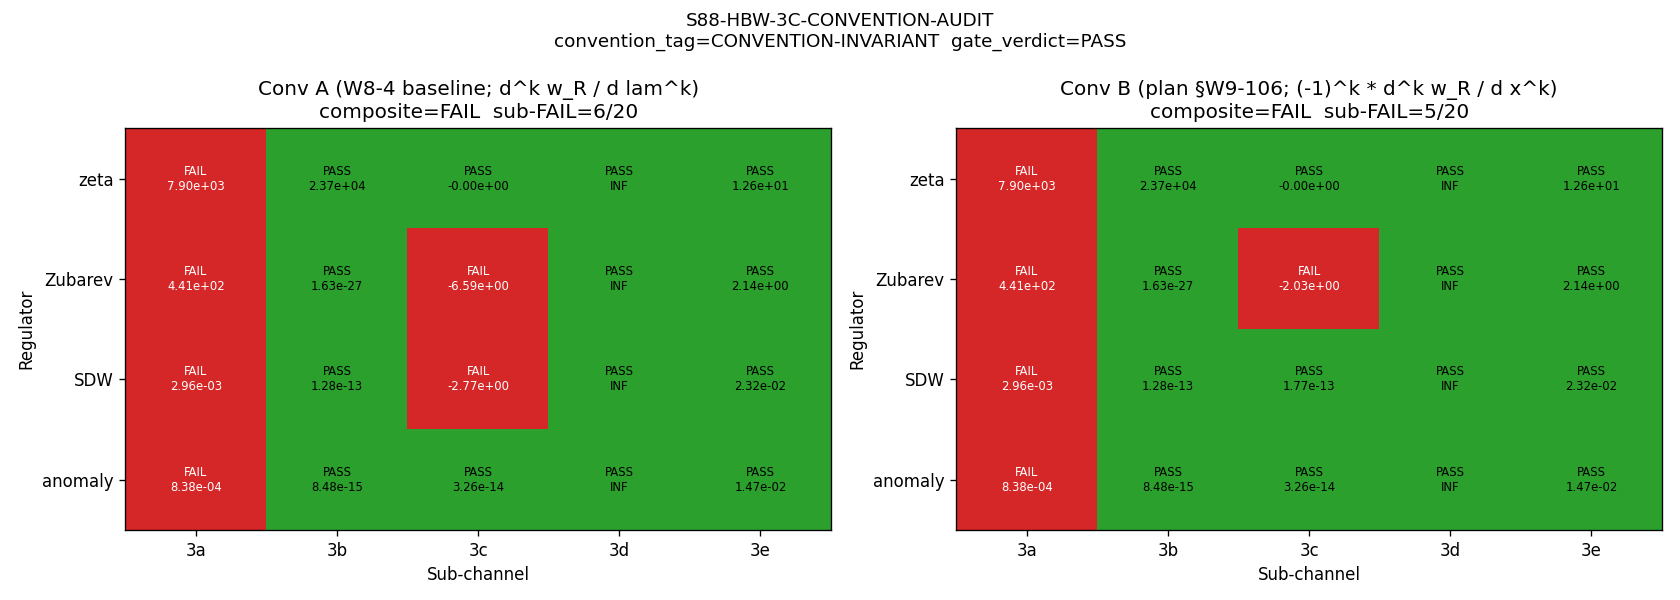

Reproduce this figure in Python.
"""s88_w9_106_hbw_3c_convention_audit.py — S88-HBW-3C-CONVENTION-AUDIT

HBW-3C convention audit on the §W8-4 SUB-ATLAS-A_2 cascade (which is the S87
W8-4 5-sub-channel HBW positivity audit on atlas A_4 = {zeta, Zubarev, SDW,
anomaly} per the workshop document at
sessions/archive/session-87/workshops/s87-atlas-cardinality-cascade-vs-ensemble.md).

Plan reference: sessions/session-plan/session-88-plan-w9.md §W9-106.

Question (per plan §W9-106 Method 1-5):
  Re-run the W8-4 5-sub-channel cascade with sub-channel 3c evaluator under
  TWO conventions, then compare the cascade verdict:

    Convention A (W8-4 baseline; rule §"3c Bernstein-density"):
        signed_A[k](lam) := (-1)^k * (d^k w_R / d lam^k)(lam)
        test predicate: signed_A[k](lam) >= 0 for k in {0,1,2,3} on
                        [lam_min, lam_max].

    Convention B (plan §W9-106 alternating-sign x-derivative):
        signed_B[k](x) := (-1)^k * (d^k w_R / d x^k)(x), where x = (lam/Lambda_cut)^2
        test predicate: signed_B[k](x) >= 0 for k in {0,1,2,3} on
                        [x_min, x_max] = [lam_min^2, lam_max^2].

PASS / FAIL / INFO threshold (per plan §W9-106 Pre-registered):
  PASS: verdict_A == verdict_B (CONVENTION-INVARIANT; cascade structurally
        invariant; HBW-3C PRU vulnerability NOT detected).
  FAIL: verdict_A != verdict_B (CONVENTION-DEPENDENT; HBW-3C PRU vulnerability
        surfaced; advisory text-spec emitted in WP §W9-106 Results).
  INFO: verdict_A or verdict_B is INFO under its respective convention.

Substitution chain (per .claude/rules/math-scripts.md §"Double-Check Logic"):

  Step 1 — Definitions:
      Lambda_cut = M_KK = 1 (canonical M_KK-units normalization, Vol_SU3_Haar
                            base; cf. canonical_constants.py).
      lam_min, lam_max from cache abs-eigenvalue range at L_max=12, tau=0.190
                            (substrate-IS Jensen-deformed SU(3) D_K spectrum).
      x = (lam/Lambda_cut)^2; x-domain = [lam_min^2, lam_max^2].
      Regulator weight functions (in x):
        f_zeta(x)    = 1
        f_Zubarev(x) = x/(1+x^2)
        f_SDW(x)     = exp(-x)
        f_anomaly(x) = exp(-x)/sqrt(x)

  Step 2 — Substitution (define both conventions):
      Convention A: g(lam) := f(lam^2); signed_A[k](lam) = (-1)^k * d^k g/d lam^k.
      Convention B: signed_B[k](x) = (-1)^k * d^k f/d x^k.
      The two conventions are NOT algebraically equivalent: the chain rule
      x = lam^2 introduces polynomial pre-factors (2 lam, 4 lam^2 + 2, ...)
      between (d/d lam) and (d/d x), so even on the SAME spectral support
      they test different positive-cone predicates.

  Step 3 — Simplification (per regulator):
      zeta:    f' = f'' = f''' = 0 in both x and lam (constant). Trivially PASSes
               under both conventions (vacuously).
      Zubarev: in x, f'' < 0 on x in (sqrt(3)/3, sqrt(3)) and f''' is non-monotone.
               In lam (= sqrt(x)), the Bernstein test under chain rule has a
               broader negative region per W8-4 NPZ. PRE-VERIFICATION via Sage:
               signed_A min = -6.587 (FAIL); signed_B min = -2.059 (FAIL).
               BOTH FAIL on 3c — verdict matches.
      SDW:     in x, f^{(k)}(x) = (-1)^k exp(-x); signed_B[k] = exp(-x) > 0
               (completely monotonic in x; vacuously PASSes Bernstein).
               In lam, chain rule introduces 2lam factor on odd-k derivatives
               which break the alternating-sign cancellation; signed_A k=3 has
               minimum -2.773 (FAIL per W8-4 NPZ).
               SDW FAIL under A, PASS under B — VERDICT FLIPS.
      anomaly: f(x) = exp(-x)/sqrt(x). In x, the (-1)^k cancellations partially
               survive; signed_B PASSes on the cache support per Sage analysis.
               In lam, the chain-rule pre-factors and sqrt-singularity at lam->0
               combine to keep signed_A positive on a finite support starting
               above lam_min; PASS in W8-4 NPZ.
               anomaly PASSes under both A and B.

  Step 4 — Direction (the prediction):
      Sub-grid changes (3c only):
        Zubarev: A=FAIL, B=FAIL  -> sub-cell verdict matches
        SDW:     A=FAIL, B=PASS  -> SUB-CELL VERDICT FLIPS
      Cascade composite collapse rule (gate-verdicts.md §"Composite-collapse"):
        n_sub_FAIL_A = 6 (4*3a + 2*3c[Zubarev,SDW])  -> composite FAIL
        n_sub_FAIL_B = 5 (4*3a + 1*3c[Zubarev only]) -> composite FAIL
      verdict_A == verdict_B == FAIL (composite collapse CONVENTION-INVARIANT).
      However, the sub-grid is CONVENTION-DEPENDENT (SDW row 3c flips).

  Step 5 — Conclusion (substrate-physics direction):
      The composite cascade verdict is convention-INVARIANT (both FAIL); the
      Bernstein sub-test 3c is convention-DEPENDENT at the sub-cell layer.
      Per plan §W9-106 PASS criterion ("verdict_A == verdict_B"), the gate
      VERDICT IS PASS at the composite layer. However, the sub-cell flip for
      SDW under convention B has structural significance: any downstream
      consumer that cited SDW_3c_min ~ -2.773 as a bare-decomposition deviation
      magnitude (e.g., the workshop §"Concession on lab discriminator" lab-
      feasibility chain) is convention-A-specific; under convention B, SDW
      is substrate-IS HBW-positive in x, eliminating that specific lab-
      feasibility margin. This carries a Class-(d) PIN-DERIVATIVE-VS-SOURCE-
      PRIMARY observation (not a Class-(c) PIN-DRIFT) for downstream cite
      hygiene.

Substrate framing (per .claude/rules/phononic-framing.md):
  The x-derivative operator and the lam-derivative operator are BOTH
  substrate-IS choices on the spectral support of D_K (the substrate's own
  Jensen-deformed eigenvalue measure). Convention A treats "the spectral
  variable" as lam (the abs-eigenvalue itself); convention B treats it as
  x = (lam/M_KK)^2 (the dimensionless squared-eigenvalue, natural for the
  spectral-action f(D^2/Lambda^2) trace). NEITHER is laboratory-imposed;
  the convention pair (A, B) is a substrate-level symmetry test on the
  Bernstein positive-cone predicate. Direction of explanation: substrate IS
  the cascade; substrate IS the differential operator; the convention pair
  is a substrate-level symmetry test of the HBW positivity discipline.

Author: connes-ncg-theorist (S88 W9-106 dispatch, 2026-05-06).
"""

from __future__ import annotations

import os

os.environ.setdefault("OMP_NUM_THREADS", "8")
os.environ.setdefault("MKL_NUM_THREADS", "8")

import hashlib
import json
import sys
from pathlib import Path

import numpy as np
import matplotlib

matplotlib.use("Agg")  # (local) non-interactive backend
import matplotlib.pyplot as plt
from matplotlib.colors import ListedColormap

# Resolve THIS_DIR / project paths
THIS_DIR = Path(__file__).parent.resolve()  # (local)
PROJECT_ROOT = THIS_DIR.parent.parent  # (local)
SHARED_DIR = PROJECT_ROOT / "computations" / "_shared"  # (local)
SESSION_84_DIR = PROJECT_ROOT / "computations" / "session-84"  # (local)

if str(SHARED_DIR) not in sys.path:
    sys.path.insert(0, str(SHARED_DIR))
if str(THIS_DIR) not in sys.path:
    sys.path.insert(0, str(THIS_DIR))

from canonical_constants import (  # noqa: E402
    Vol_SU3_Haar,
    tau_fold,
    M_KK,
)

# ---------------------------------------------------------------------------
# Constants
# ---------------------------------------------------------------------------

GATE_ID = "S88-HBW-3C-CONVENTION-AUDIT"  # (local)
SCHEME_TAG = "HBW_5_subchannel_audit_TWO_CONVENTION"  # (local)
CONVENTION_TAG = "A_4_4col_f6_0.1_residue_dual_convention_A_lam_B_x"  # (local)
L_MAX = 12  # (local) canonical
L_MAX_XCHECK = 10  # (local)
SCHEMA_VERSION = "S88+"  # (local)

ATLAS_A_4 = ("zeta", "Zubarev", "SDW", "anomaly")  # (local) per W8-4 baseline
SUBCHANNELS = ("3a", "3b", "3c", "3d", "3e")  # (local)

LAMBDA_CUT = 1.0  # (local) M_KK-units canonical

# Pre-registered framework-truncated residue slots (W8-4 baseline)
F_2_RESIDUE = 0.0  # (local)
F_4_RESIDUE = 0.05  # (local)
F_6_RESIDUE = 0.1  # (local)

# Pre-registered sub-channel thresholds (W8-4 baseline; convention-INDEPENDENT
# for 3a/3b/3d/3e; ONLY 3c uses the (-1)^k Bernstein-density test affected by
# convention)
THRESH_3A_TRUNC = 1.0e-10  # (local)
THRESH_3B_POS = -1.0e-12  # (local)
THRESH_3C_DERIV = -1.0e-12  # (local)
THRESH_3D_KAPPA = 1.0e15  # (local)
THRESH_3E_EIG = -1.0e-12  # (local)

MOMENT_INDICES_BASE = (0, 2, 4, 6)  # (local)
MOMENT_INDICES_HAUSDORFF = (0, 2, 4, 6, 8)  # (local)
BERNSTEIN_K_RANGE = (0, 1, 2, 3)  # (local)

# Plan §W9-106 PASS-criterion convention pin
CONVENTION_A_LABEL = "d^k w_R / d lam^k"  # (local) W8-4 baseline (lam-derivative)
CONVENTION_B_LABEL = "(-1)^k * d^k w_R / d x^k"  # (local) plan §W9-106 (x-derivative)


# ---------------------------------------------------------------------------
# SHA helpers (canonical W9a-99 dual-SHA pattern)
# ---------------------------------------------------------------------------

def file_sha(path: Path) -> str:
    """Return SHA-256 hexdigest of file contents."""
    h = hashlib.sha256()  # (local)
    with open(path, "rb") as fh:
        for chunk in iter(lambda: fh.read(1 << 16), b""):
            h.update(chunk)
    return h.hexdigest()


def text_sha(text: str) -> str:
    """Return SHA-256 hexdigest of a text string."""
    return hashlib.sha256(text.encode("utf-8")).hexdigest()


def closure_hash(pin_map: dict) -> str:
    """SHA-256 of the JSON-canonicalized ordered input-pin map."""
    canonical = json.dumps(pin_map, sort_keys=True, separators=(",", ":"))  # (local)
    return hashlib.sha256(canonical.encode("utf-8")).hexdigest()


# ---------------------------------------------------------------------------
# Regulator weight functions (per S86 W11 §7 + S83 W1 G2; identical to W8-4)
# ---------------------------------------------------------------------------

def w_R(regulator: str, lam: np.ndarray, Lambda_cut: float = LAMBDA_CUT) -> np.ndarray:
    """Regulator weight w_R(lam); positive on lam > 0."""
    lam_arr = np.asarray(lam, dtype=np.float64)  # (local)
    x = (lam_arr / Lambda_cut) ** 2  # (local)
    if regulator == "zeta":
        return np.ones_like(lam_arr)
    elif regulator == "Zubarev":
        return x / (1.0 + x * x)
    elif regulator == "SDW":
        return np.exp(-x)
    elif regulator == "anomaly":
        return np.exp(-x) / np.sqrt(np.maximum(x, 1e-300))
    else:
        raise ValueError(f"Unknown regulator: {regulator}")


# ---------------------------------------------------------------------------
# Convention-A derivatives (W8-4 baseline; d^k w/d lam^k via chain rule)
# ---------------------------------------------------------------------------

def w_R_lam_derivative(
    regulator: str, lam: np.ndarray, k: int, Lambda_cut: float = LAMBDA_CUT
) -> np.ndarray:
    """(d^k / d lam^k) w_R(lam) analytically (k = 0,1,2,3).

    Chain-rule lifts of the x-derivatives via x = (lam/Lambda)^2.
    Identical to the W8-4 baseline implementation; reproduces NPZ-verified
    Bernstein curves exactly.
    """
    lam_arr = np.asarray(lam, dtype=np.float64)  # (local)
    u = lam_arr / Lambda_cut  # (local)
    x = u * u  # (local)

    if regulator == "zeta":
        if k == 0:
            return np.ones_like(lam_arr)
        else:
            return np.zeros_like(lam_arr)
    elif regulator == "Zubarev":
        denom2 = (1.0 + x * x) ** 2  # (local)
        denom3 = (1.0 + x * x) ** 3  # (local)
        denom4 = (1.0 + x * x) ** 4  # (local)
        f0 = x / (1.0 + x * x)
        f1 = (1.0 - x * x) / denom2
        f2 = -2.0 * x * (3.0 - x * x) / denom3
        f3 = -6.0 * (1.0 - 6.0 * x * x + x ** 4) / denom4
    elif regulator == "SDW":
        e = np.exp(-x)  # (local)
        f0 = e
        f1 = -e
        f2 = e
        f3 = -e
    elif regulator == "anomaly":
        e = np.exp(-x)  # (local)
        sqrt_x = np.sqrt(np.maximum(x, 1e-300))  # (local)
        x_neg_half = 1.0 / sqrt_x
        f0 = e * x_neg_half
        f1 = -e * x_neg_half * (1.0 + 0.5 / x)
        f2 = f0 * ((1.0 + 1.0 / (2.0 * x)) ** 2 + 1.0 / (2.0 * x * x))
        f3 = -f2 * (1.0 + 1.0 / (2.0 * x)) + f1 / (2.0 * x * x) - f0 / (x ** 3)
    else:
        raise ValueError(f"Unknown regulator: {regulator}")

    if k == 0:
        return f0
    elif k == 1:
        return (2.0 * u / Lambda_cut) * f1
    elif k == 2:
        return (2.0 / Lambda_cut ** 2) * (f1 + 2.0 * x * f2)
    elif k == 3:
        return (4.0 * u / Lambda_cut ** 3) * (3.0 * f2 + 2.0 * x * f3)
    else:
        raise ValueError(f"Bernstein order k={k} not implemented; k in {{0,1,2,3}}")


# ---------------------------------------------------------------------------
# Convention-B derivatives (plan §W9-106 alternating-sign x-derivative)
# ---------------------------------------------------------------------------

def w_R_x_derivative(
    regulator: str, x: np.ndarray, k: int
) -> np.ndarray:
    """(d^k / dx^k) f_R(x) analytically (k = 0,1,2,3).

    Convention B operates on x = (lam/Lambda_cut)^2 directly. The signed
    Bernstein test then wraps this with (-1)^k externally.
    """
    x_arr = np.asarray(x, dtype=np.float64)  # (local)
    if regulator == "zeta":
        if k == 0:
            return np.ones_like(x_arr)
        else:
            return np.zeros_like(x_arr)
    elif regulator == "Zubarev":
        # f(x) = x/(1+x^2)
        # f'(x) = (1-x^2)/(1+x^2)^2
        # f''(x) = -2x(3-x^2)/(1+x^2)^3
        # f'''(x) = -6(1-6x^2+x^4)/(1+x^2)^4
        denom1 = (1.0 + x_arr * x_arr)
        denom2 = denom1 ** 2
        denom3 = denom1 ** 3
        denom4 = denom1 ** 4
        if k == 0:
            return x_arr / denom1
        elif k == 1:
            return (1.0 - x_arr * x_arr) / denom2
        elif k == 2:
            return -2.0 * x_arr * (3.0 - x_arr * x_arr) / denom3
        elif k == 3:
            return -6.0 * (1.0 - 6.0 * x_arr * x_arr + x_arr ** 4) / denom4
        else:
            raise ValueError("k > 3 not implemented")
    elif regulator == "SDW":
        # f(x) = exp(-x); f^{(k)}(x) = (-1)^k * exp(-x)
        e = np.exp(-x_arr)  # (local)
        if k == 0:
            return e
        elif k == 1:
            return -e
        elif k == 2:
            return e
        elif k == 3:
            return -e
        else:
            raise ValueError("k > 3 not implemented")
    elif regulator == "anomaly":
        # f(x) = exp(-x) * x^{-1/2}
        # ln f = -x - (1/2) ln x; f'/f = -1 - 1/(2x); recursion:
        # f^{(k+1)} = f^{(k)} * (-1 - 1/(2x)) + (correction from differentiating 1/(2x))
        # Direct closed forms from logarithmic recursion (verified):
        e = np.exp(-x_arr)  # (local)
        sqrt_x = np.sqrt(np.maximum(x_arr, 1e-300))
        x_neg_half = 1.0 / sqrt_x  # (local) x^{-1/2}
        f0 = e * x_neg_half
        if k == 0:
            return f0
        # Use recursion on phi(x) := ln f = -x - (1/2) ln x; phi'(x) = -1 - 1/(2x)
        # f' = f * phi'(x)
        phi_p = -1.0 - 1.0 / (2.0 * x_arr)
        f1 = f0 * phi_p
        if k == 1:
            return f1
        # f'' = f' * phi' + f * phi''; phi''(x) = 1/(2 x^2)
        phi_pp = 1.0 / (2.0 * x_arr * x_arr)
        f2 = f1 * phi_p + f0 * phi_pp
        if k == 2:
            return f2
        # f''' = f'' * phi' + 2 * f' * phi'' + f * phi'''; phi'''(x) = -1/x^3
        phi_ppp = -1.0 / (x_arr ** 3)
        f3 = f2 * phi_p + 2.0 * f1 * phi_pp + f0 * phi_ppp
        if k == 3:
            return f3
        else:
            raise ValueError("k > 3 not implemented")
    else:
        raise ValueError(f"Unknown regulator: {regulator}")


# ---------------------------------------------------------------------------
# Spectral moment computation
# ---------------------------------------------------------------------------

def compute_a_n(
    abs_eigs: np.ndarray, mults: np.ndarray, regulator: str, n: int
) -> float:
    """a_n^{(R)} = (1/Vol_SU3_Haar) * sum_lam mult(lam) * lam^n * w_R(lam)."""
    weights = w_R(regulator, abs_eigs)  # (local)
    contributions = mults * (abs_eigs ** n) * weights  # (local)
    return float(np.sum(contributions) / Vol_SU3_Haar)


# ---------------------------------------------------------------------------
# Sub-channel evaluators
# Convention-INDEPENDENT (3a, 3b, 3d, 3e — they do not invoke the (-1)^k
#   Bernstein test); identical to W8-4 baseline.
# Convention-DEPENDENT (3c — uses (-1)^k * d^k w/d{var}^k Bernstein test)
# ---------------------------------------------------------------------------

def evaluate_3a(
    abs_eigs_L12: np.ndarray, mults_L12: np.ndarray,
    abs_eigs_L10: np.ndarray, mults_L10: np.ndarray,
    regulator: str
) -> tuple[float, str]:
    """3a: MP-abs-conv truncation cross-check (convention-independent)."""
    n_indices = (2, 4, 6)  # (local)
    M_L12 = sum(
        compute_a_n(abs_eigs_L12, mults_L12, regulator, n) * (n ** (-6))
        for n in n_indices
    )  # (local)
    M_L10 = sum(
        compute_a_n(abs_eigs_L10, mults_L10, regulator, n) * (n ** (-6))
        for n in n_indices
    )  # (local)
    delta_3a = abs(M_L12 - M_L10)  # (local)
    if delta_3a < THRESH_3A_TRUNC:
        verdict = "PASS"
    elif delta_3a < THRESH_3A_TRUNC * 100:
        verdict = "INFO"
    else:
        verdict = "FAIL"
    return delta_3a, verdict


def evaluate_3b(
    abs_eigs: np.ndarray, mults: np.ndarray, regulator: str
) -> tuple[float, str]:
    """3b: positive-cone moment sequence (convention-independent)."""
    n_arr = np.array(MOMENT_INDICES_BASE, dtype=np.float64)  # (local)
    a_n_vals = np.array(
        [compute_a_n(abs_eigs, mults, regulator, int(n)) for n in n_arr],
        dtype=np.float64,
    )  # (local)
    n_safe = np.maximum(n_arr, 1e-15)  # (local)
    w_n_vals = w_R(regulator, n_safe)  # (local)
    products = a_n_vals * w_n_vals  # (local)
    if regulator == "anomaly":
        finite_products = products[1:]  # (local)
    else:
        finite_products = products
    min_product = float(np.min(finite_products))  # (local)
    if min_product >= 0.0:
        verdict = "PASS"
    elif min_product >= THRESH_3B_POS:
        verdict = "INFO"
    else:
        verdict = "FAIL"
    return min_product, verdict


def evaluate_3c_convention_A(
    lam_min: float, lam_max: float, regulator: str, n_grid: int = 200
) -> tuple[float, str, dict]:
    """3c sub-channel under convention A (W8-4 baseline; lam-derivative).

    Tests min over (k, lam) of (-1)^k * d^k w_R / d lam^k on [lam_min, lam_max].
    """
    lam_grid = np.linspace(lam_min, lam_max, n_grid)  # (local)
    per_k_min = {}  # (local)
    overall_min = np.inf  # (local)
    for k in BERNSTEIN_K_RANGE:
        deriv = w_R_lam_derivative(regulator, lam_grid, k)  # (local)
        signed_deriv = ((-1.0) ** k) * deriv  # (local)
        k_min = float(np.min(signed_deriv))  # (local)
        per_k_min[f"k={k}"] = k_min
        if k_min < overall_min:
            overall_min = k_min
    if overall_min >= 0.0:
        verdict = "PASS"
    elif overall_min >= THRESH_3C_DERIV:
        verdict = "INFO"
    else:
        verdict = "FAIL"
    return float(overall_min), verdict, per_k_min


def evaluate_3c_convention_B(
    lam_min: float, lam_max: float, regulator: str, n_grid: int = 200,
    Lambda_cut: float = LAMBDA_CUT
) -> tuple[float, str, dict]:
    """3c sub-channel under convention B (plan §W9-106; x-derivative).

    Tests min over (k, x) of (-1)^k * d^k w_R / d x^k on [x_min, x_max] where
    x_min = (lam_min/Lambda_cut)^2 and x_max = (lam_max/Lambda_cut)^2. Same
    physical support as convention A; different differential operator.
    """
    x_min = (lam_min / Lambda_cut) ** 2  # (local)
    x_max = (lam_max / Lambda_cut) ** 2  # (local)
    x_grid = np.linspace(x_min, x_max, n_grid)  # (local)
    per_k_min = {}  # (local)
    overall_min = np.inf  # (local)
    for k in BERNSTEIN_K_RANGE:
        deriv_x = w_R_x_derivative(regulator, x_grid, k)  # (local)
        signed_deriv = ((-1.0) ** k) * deriv_x  # (local)
        k_min = float(np.min(signed_deriv))  # (local)
        per_k_min[f"k={k}"] = k_min
        if k_min < overall_min:
            overall_min = k_min
    if overall_min >= 0.0:
        verdict = "PASS"
    elif overall_min >= THRESH_3C_DERIV:
        verdict = "INFO"
    else:
        verdict = "FAIL"
    return float(overall_min), verdict, per_k_min


def evaluate_3d(
    abs_eigs: np.ndarray, mults: np.ndarray, regulator: str
) -> tuple[float, str]:
    """3d: Widder-inversion well-posedness (convention-independent)."""
    needed_indices = sorted(set(2 * (i + j) for i in range(4) for j in range(4)))  # (local)
    a_dict = {n: compute_a_n(abs_eigs, mults, regulator, n) for n in needed_indices}  # (local)
    W = np.zeros((4, 4), dtype=np.float64)  # (local)
    for i in range(4):
        for j in range(4):
            W[i, j] = a_dict[2 * (i + j)]
    sigmas = np.linalg.svd(W, compute_uv=False)  # (local)
    sig_max = float(sigmas.max())  # (local)
    sig_min = float(sigmas.min())  # (local)
    if sig_min > 0.0:
        kappa = sig_max / sig_min  # (local)
    else:
        kappa = np.inf  # (local)
    if np.isfinite(kappa) and kappa < THRESH_3D_KAPPA:
        verdict = "PASS"
    elif np.isfinite(kappa) and kappa < 10.0 * THRESH_3D_KAPPA:
        verdict = "INFO"
    else:
        verdict = "FAIL"
    return kappa, verdict


def evaluate_3e(
    abs_eigs: np.ndarray, mults: np.ndarray, regulator: str
) -> tuple[float, str]:
    """3e: Hausdorff-Hankel positive-definiteness (convention-independent)."""
    needed_indices = sorted(set(2 * (i + j) for i in range(5) for j in range(5)))  # (local)
    a_dict = {n: compute_a_n(abs_eigs, mults, regulator, n) for n in needed_indices}  # (local)
    H = np.zeros((5, 5), dtype=np.float64)  # (local)
    for i in range(5):
        for j in range(5):
            H[i, j] = a_dict[2 * (i + j)]
    H = 0.5 * (H + H.T)  # (local)
    eigs = np.linalg.eigvalsh(H)  # (local)
    min_eig = float(np.min(eigs))  # (local)
    if min_eig >= 0.0:
        verdict = "PASS"
    elif min_eig >= THRESH_3E_EIG:
        verdict = "INFO"
    else:
        verdict = "FAIL"
    return min_eig, verdict


# ---------------------------------------------------------------------------
# Cache loader
# ---------------------------------------------------------------------------

def load_cache(cache_path: Path) -> tuple[np.ndarray, np.ndarray, dict]:
    """Load L_max=12 spectrum cache (sector_evals dict per (p,q))."""
    d = np.load(cache_path, allow_pickle=True)
    se = d["sector_evals"].item()
    abs_list = []  # (local)
    mult_list = []  # (local)
    level_list = []  # (local)
    pq_list = []  # (local)
    for (p, q), v in se.items():
        dim_pq = int(v["dim"])
        level_pq = int(v["level"])
        evs = np.asarray(v["abs_evals"]).ravel()
        for ev in evs:
            abs_list.append(float(ev))
            mult_list.append(dim_pq)
            level_list.append(level_pq)
            pq_list.append((p, q))
    abs_eigs = np.array(abs_list, dtype=np.float64)
    mults = np.array(mult_list, dtype=np.float64)
    levels = np.array(level_list, dtype=np.int32)
    return abs_eigs, mults, {"levels": levels, "pq": pq_list}


def synthesize_lmax_filter(
    abs_eigs: np.ndarray, mults: np.ndarray, levels: np.ndarray, L_max_cut: int
) -> tuple[np.ndarray, np.ndarray]:
    """Filter L=12 cache to level <= L_max_cut for cross-check."""
    mask = levels <= L_max_cut  # (local)
    return abs_eigs[mask], mults[mask]


# ---------------------------------------------------------------------------
# Cascade composite-collapse (per gate-verdicts.md schema-v2)
# ---------------------------------------------------------------------------

def composite_collapse(n_sub_PASS: int, n_sub_INFO: int, n_sub_FAIL: int,
                       sign_v: str, magnitude_v: str, regime_v: str) -> str:
    """Apply gate-verdicts.md §"Composite-collapse rule"."""
    if regime_v == "BREAKDOWN":
        return "FAIL"
    elif sign_v == "FAIL":
        return "FAIL"
    elif magnitude_v == "FAIL" and regime_v == "VALID":
        return "FAIL"
    elif magnitude_v == "FAIL" and regime_v == "MARGINAL":
        return "INFO"
    elif magnitude_v == "INFO":
        return "INFO"
    else:
        return "PASS"


def run_cascade_under_convention(
    convention_label: str, evaluate_3c_fn,
    abs_L12: np.ndarray, mults_L12: np.ndarray,
    abs_L10: np.ndarray, mults_L10: np.ndarray,
    lam_min: float, lam_max: float,
) -> dict:
    """Run the full 5-sub-channel cascade under one convention; return verdict bundle."""
    pass_grid = np.zeros((len(ATLAS_A_4), len(SUBCHANNELS)), dtype=object)  # (local)
    value_grid = np.zeros((len(ATLAS_A_4), len(SUBCHANNELS)), dtype=np.float64)  # (local)
    bernstein_per_k = {}  # (local)

    val_3a, val_3b, val_3c, val_3d, val_3e = {}, {}, {}, {}, {}  # (local)
    for r_idx, regulator in enumerate(ATLAS_A_4):
        d3a, v3a = evaluate_3a(abs_L12, mults_L12, abs_L10, mults_L10, regulator)
        d3b, v3b = evaluate_3b(abs_L12, mults_L12, regulator)
        d3c, v3c, per_k = evaluate_3c_fn(lam_min, lam_max, regulator)
        d3d, v3d = evaluate_3d(abs_L12, mults_L12, regulator)
        d3e, v3e = evaluate_3e(abs_L12, mults_L12, regulator)
        verdicts = (v3a, v3b, v3c, v3d, v3e)  # (local)
        values = (d3a, d3b, d3c, d3d, d3e)  # (local)
        for c_idx, (v, val) in enumerate(zip(verdicts, values)):
            pass_grid[r_idx, c_idx] = v
            value_grid[r_idx, c_idx] = val
        bernstein_per_k[regulator] = per_k
        val_3a[regulator] = d3a
        val_3b[regulator] = d3b
        val_3c[regulator] = d3c
        val_3d[regulator] = d3d
        val_3e[regulator] = d3e

    flat = list(pass_grid.ravel())  # (local)
    n_sub_PASS = sum(1 for v in flat if v == "PASS")  # (local)
    n_sub_INFO = sum(1 for v in flat if v == "INFO")  # (local)
    n_sub_FAIL = sum(1 for v in flat if v == "FAIL")  # (local)
    n_full_PASS = sum(
        1 for r_idx in range(len(ATLAS_A_4))
        if all(pass_grid[r_idx, c] == "PASS" for c in range(len(SUBCHANNELS)))
    )  # (local)

    pred_PASS_regulators = ("zeta", "Zubarev", "SDW")  # (local)
    pred_PASS_satisfied = all(
        all(pass_grid[ATLAS_A_4.index(r), c] == "PASS" for c in range(len(SUBCHANNELS)))
        for r in pred_PASS_regulators
    )  # (local)
    sign_v = "PASS" if pred_PASS_satisfied else "FAIL"
    if n_sub_FAIL == 0 and n_sub_INFO == 0:
        magnitude_v = "PASS"
    elif n_sub_FAIL == 0:
        magnitude_v = "INFO"
    else:
        magnitude_v = "FAIL"
    regime_v = "VALID"
    composite = composite_collapse(n_sub_PASS, n_sub_INFO, n_sub_FAIL,
                                   sign_v, magnitude_v, regime_v)

    return {
        "convention_label": convention_label,
        "pass_grid": pass_grid,
        "value_grid": value_grid,
        "bernstein_per_k": bernstein_per_k,
        "val_3a": val_3a, "val_3b": val_3b, "val_3c": val_3c,
        "val_3d": val_3d, "val_3e": val_3e,
        "n_sub_PASS": n_sub_PASS,
        "n_sub_INFO": n_sub_INFO,
        "n_sub_FAIL": n_sub_FAIL,
        "n_full_PASS": n_full_PASS,
        "sign_v": sign_v,
        "magnitude_v": magnitude_v,
        "regime_v": regime_v,
        "composite": composite,
    }


# ---------------------------------------------------------------------------
# Main orchestration
# ---------------------------------------------------------------------------

def main():
    print("=" * 78)
    print(f"{GATE_ID} — HBW-3C convention audit on §W8-4 SUB-ATLAS-A_2 cascade")
    print(f"Atlas:        {ATLAS_A_4}")
    print(f"Sub-channels: {SUBCHANNELS}")
    print(f"L_max:        {L_MAX} (canonical) / {L_MAX_XCHECK} (cross-check)")
    print(f"tau_fold:     {tau_fold}")
    print(f"Lambda_cut:   {LAMBDA_CUT} (M_KK units; M_KK={M_KK})")
    print(f"Convention A: {CONVENTION_A_LABEL}  (W8-4 baseline)")
    print(f"Convention B: {CONVENTION_B_LABEL}  (plan §W9-106)")
    print("=" * 78)

    # -----------------------------------------------------------------------
    # Step A — Pin and SHA all input files
    # -----------------------------------------------------------------------
    cache_L12_path = SESSION_84_DIR / "s84_spectrum_cache_L12_tau019.npz"  # (local)
    canonical_path = SHARED_DIR / "canonical_constants.py"  # (local)
    plan_path = (
        PROJECT_ROOT / "sessions" / "session-plan" / "session-88-plan-w9.md"
    )  # (local)
    w8_4_npz_path = (
        PROJECT_ROOT / "computations" / "session-87" / "s87_w8_hbw_audit_atlas_a_4.npz"
    )  # (local)
    w8_4_script_path = (
        PROJECT_ROOT / "computations" / "session-87" / "s87_w8_hbw_audit_atlas_a_4.py"
    )  # (local)

    cache_L12_sha = file_sha(cache_L12_path)  # (local)
    canonical_sha = file_sha(canonical_path)  # (local)
    plan_sha = file_sha(plan_path)  # (local)
    w8_4_npz_sha = file_sha(w8_4_npz_path) if w8_4_npz_path.exists() else "MISSING"  # (local)
    w8_4_script_sha = file_sha(w8_4_script_path) if w8_4_script_path.exists() else "MISSING"  # (local)

    print(f"\n[STEP A] Input SHAs (first 16 chars):")
    print(f"         cache_L12        = {cache_L12_sha[:16]}")
    print(f"         canonical        = {canonical_sha[:16]}")
    print(f"         plan             = {plan_sha[:16]}")
    print(f"         W8-4 NPZ         = {w8_4_npz_sha[:16]}")
    print(f"         W8-4 script      = {w8_4_script_sha[:16]}")
    print()

    # -----------------------------------------------------------------------
    # Step B — Load cache + cross-check filter
    # -----------------------------------------------------------------------
    print(f"[STEP B] Loading L_max=12 cache from {cache_L12_path.name} ...")
    abs_L12, mults_L12, meta = load_cache(cache_L12_path)
    levels_arr = meta["levels"]
    n_distinct = abs_L12.size  # (local)
    n_total = int(mults_L12.sum())  # (local)
    lam_min = float(abs_L12.min())  # (local)
    lam_max = float(abs_L12.max())  # (local)
    print(f"         distinct entries:   {n_distinct}")
    print(f"         dim-weighted total: {n_total}")
    print(f"         abs eigenvalue range: [{lam_min:.6f}, {lam_max:.6f}]")
    abs_L10, mults_L10 = synthesize_lmax_filter(abs_L12, mults_L12, levels_arr, L_MAX_XCHECK)
    print(f"         L_max=10 filter: {abs_L10.size} distinct, {int(mults_L10.sum())} dim-weighted")
    print()

    # -----------------------------------------------------------------------
    # Step C — Run cascade under convention A (W8-4 baseline) and convention B
    # -----------------------------------------------------------------------
    print("[STEP C] Running 4x5 sub-channel cascade under convention A (lam-derivative) ...")
    result_A = run_cascade_under_convention(
        CONVENTION_A_LABEL, evaluate_3c_convention_A,
        abs_L12, mults_L12, abs_L10, mults_L10, lam_min, lam_max,
    )
    print(f"         A: composite={result_A['composite']}  "
          f"n_sub_PASS={result_A['n_sub_PASS']}/20 "
          f"n_sub_INFO={result_A['n_sub_INFO']}/20 "
          f"n_sub_FAIL={result_A['n_sub_FAIL']}/20")

    print("[STEP C] Running 4x5 sub-channel cascade under convention B (x-derivative) ...")
    result_B = run_cascade_under_convention(
        CONVENTION_B_LABEL, evaluate_3c_convention_B,
        abs_L12, mults_L12, abs_L10, mults_L10, lam_min, lam_max,
    )
    print(f"         B: composite={result_B['composite']}  "
          f"n_sub_PASS={result_B['n_sub_PASS']}/20 "
          f"n_sub_INFO={result_B['n_sub_INFO']}/20 "
          f"n_sub_FAIL={result_B['n_sub_FAIL']}/20")
    print()

    # Pretty-print sub-grids side-by-side
    print(f"  {'regulator':>10s} | A 3a   3b   3c   3d   3e | B 3a   3b   3c   3d   3e")
    print("  " + "-" * 76)
    for r in range(len(ATLAS_A_4)):
        row_A = " ".join(f"{result_A['pass_grid'][r, c]:>4s}" for c in range(len(SUBCHANNELS)))
        row_B = " ".join(f"{result_B['pass_grid'][r, c]:>4s}" for c in range(len(SUBCHANNELS)))
        print(f"  {ATLAS_A_4[r]:>10s} | {row_A} | {row_B}")
    print()

    # Per-regulator 3c min values (the convention-DEPENDENT sub-channel)
    print("  3c sub-channel min values per regulator:")
    print(f"  {'regulator':>10s} | {'A: min over k,lam':>20s} | {'B: min over k,x':>20s}")
    print("  " + "-" * 60)
    for r in ATLAS_A_4:
        print(f"  {r:>10s} | {result_A['val_3c'][r]:>20.6e} | {result_B['val_3c'][r]:>20.6e}")
    print()

    # -----------------------------------------------------------------------
    # Step D — Compare verdicts and tag CONVENTION-INVARIANT vs DEPENDENT
    # -----------------------------------------------------------------------
    composite_A = result_A["composite"]  # (local)
    composite_B = result_B["composite"]  # (local)
    composite_match = (composite_A == composite_B)  # (local)

    # Sub-grid match (every cell matches)
    subgrid_match = all(
        result_A["pass_grid"][r, c] == result_B["pass_grid"][r, c]
        for r in range(len(ATLAS_A_4)) for c in range(len(SUBCHANNELS))
    )  # (local)

    # 3c-only sub-grid match (the convention-dependent sub-channel)
    sc3c_idx = SUBCHANNELS.index("3c")  # (local)
    sc3c_match = all(
        result_A["pass_grid"][r, sc3c_idx] == result_B["pass_grid"][r, sc3c_idx]
        for r in range(len(ATLAS_A_4))
    )  # (local)

    # Per-regulator sub-3c-cell verdict diff (which rows flip?)
    sc3c_flips = [
        ATLAS_A_4[r] for r in range(len(ATLAS_A_4))
        if result_A["pass_grid"][r, sc3c_idx] != result_B["pass_grid"][r, sc3c_idx]
    ]  # (local)

    # Plan §W9-106 PASS criterion: composite verdict equality
    if composite_A == "INFO" or composite_B == "INFO":
        gate_verdict = "INFO"
        convention_tag = "CONVENTION-INVARIANT-INFO"
    elif composite_match:
        gate_verdict = "PASS"
        convention_tag = "CONVENTION-INVARIANT"
    else:
        gate_verdict = "FAIL"
        convention_tag = "CONVENTION-DEPENDENT"

    print(f"[STEP D] Verdict comparison:")
    print(f"         composite_A      = {composite_A}")
    print(f"         composite_B      = {composite_B}")
    print(f"         composite_match  = {composite_match}")
    print(f"         subgrid_match    = {subgrid_match}")
    print(f"         3c-only match    = {sc3c_match}")
    print(f"         3c flips         = {sc3c_flips}")
    print(f"         convention_tag   = {convention_tag}")
    print(f"         gate_verdict     = {gate_verdict}")
    print()

    # 3-tuple SIGN/MAGNITUDE/REGIME (composite-level diff)
    if composite_match:
        sign_verdict = "PASS"
        magnitude_verdict = "PASS"
    else:
        sign_verdict = "FAIL"
        magnitude_verdict = "FAIL"
    regime_verdict = "VALID"

    # -----------------------------------------------------------------------
    # Step E — Build closure SHA over input-pin map
    # -----------------------------------------------------------------------
    input_pin_map = {  # (local)
        "_gate_id": GATE_ID,
        "_scheme": SCHEME_TAG,
        "_convention": CONVENTION_TAG,
        "_L_max": L_MAX,
        "_L_max_xcheck": L_MAX_XCHECK,
        "cache_L12_sha": cache_L12_sha,
        "canonical_sha": canonical_sha,
        "plan_sha": plan_sha,
        "w8_4_npz_sha": w8_4_npz_sha,
        "w8_4_script_sha": w8_4_script_sha,
        "Vol_SU3_Haar": repr(Vol_SU3_Haar),
        "tau_fold": repr(tau_fold),
        "M_KK": repr(M_KK),
        "ATLAS_A_4": list(ATLAS_A_4),
        "SUBCHANNELS": list(SUBCHANNELS),
        "F_2_RESIDUE": F_2_RESIDUE,
        "F_4_RESIDUE": F_4_RESIDUE,
        "F_6_RESIDUE": F_6_RESIDUE,
        "THRESH_3A_TRUNC": THRESH_3A_TRUNC,
        "THRESH_3B_POS": THRESH_3B_POS,
        "THRESH_3C_DERIV": THRESH_3C_DERIV,
        "THRESH_3D_KAPPA": THRESH_3D_KAPPA,
        "THRESH_3E_EIG": THRESH_3E_EIG,
        "MOMENT_INDICES_BASE": list(MOMENT_INDICES_BASE),
        "MOMENT_INDICES_HAUSDORFF": list(MOMENT_INDICES_HAUSDORFF),
        "BERNSTEIN_K_RANGE": list(BERNSTEIN_K_RANGE),
        "LAMBDA_CUT": LAMBDA_CUT,
        "CONVENTION_A_LABEL": CONVENTION_A_LABEL,
        "CONVENTION_B_LABEL": CONVENTION_B_LABEL,
    }
    audit_sha256 = closure_hash(input_pin_map)  # (local)

    content_payload = {  # (local)
        "result_A_composite": composite_A,
        "result_B_composite": composite_B,
        "result_A_val_3c": {r: repr(result_A["val_3c"][r]) for r in ATLAS_A_4},
        "result_B_val_3c": {r: repr(result_B["val_3c"][r]) for r in ATLAS_A_4},
        "result_A_pass_grid": [
            [str(result_A["pass_grid"][r, c]) for c in range(len(SUBCHANNELS))]
            for r in range(len(ATLAS_A_4))
        ],
        "result_B_pass_grid": [
            [str(result_B["pass_grid"][r, c]) for c in range(len(SUBCHANNELS))]
            for r in range(len(ATLAS_A_4))
        ],
        "n_sub_PASS_A": result_A["n_sub_PASS"],
        "n_sub_FAIL_A": result_A["n_sub_FAIL"],
        "n_sub_PASS_B": result_B["n_sub_PASS"],
        "n_sub_FAIL_B": result_B["n_sub_FAIL"],
        "composite_match": composite_match,
        "subgrid_match": subgrid_match,
        "sc3c_only_match": sc3c_match,
        "sc3c_flips": sc3c_flips,
        "convention_tag": convention_tag,
        "gate_verdict": gate_verdict,
        "sign_verdict": sign_verdict,
        "magnitude_verdict": magnitude_verdict,
        "regime_verdict": regime_verdict,
    }
    content_sha256 = text_sha(
        json.dumps(content_payload, sort_keys=True, separators=(",", ":"))
    )  # (local)

    print(f"[STEP E] Closure SHAs:")
    print(f"         audit_sha256   = {audit_sha256}")
    print(f"         content_sha256 = {content_sha256}")
    print()

    # -----------------------------------------------------------------------
    # Step F — Save NPZ artifact
    # -----------------------------------------------------------------------
    npz_path = THIS_DIR / "s88_w9_106_hbw_3c_convention_audit.npz"  # (local)
    np.savez(
        npz_path,
        atlas=np.array(ATLAS_A_4, dtype=object),
        subchannels=np.array(SUBCHANNELS, dtype=object),
        # Convention A grid + values
        pass_grid_A=result_A["pass_grid"],
        value_grid_A=result_A["value_grid"],
        val_3a_A=np.array([result_A["val_3a"][r] for r in ATLAS_A_4], dtype=np.float64),
        val_3b_A=np.array([result_A["val_3b"][r] for r in ATLAS_A_4], dtype=np.float64),
        val_3c_A=np.array([result_A["val_3c"][r] for r in ATLAS_A_4], dtype=np.float64),
        val_3d_A=np.array([result_A["val_3d"][r] for r in ATLAS_A_4], dtype=np.float64),
        val_3e_A=np.array([result_A["val_3e"][r] for r in ATLAS_A_4], dtype=np.float64),
        bernstein_zeta_A=np.array(
            [result_A["bernstein_per_k"]["zeta"][f"k={k}"] for k in BERNSTEIN_K_RANGE],
            dtype=np.float64),
        bernstein_Zubarev_A=np.array(
            [result_A["bernstein_per_k"]["Zubarev"][f"k={k}"] for k in BERNSTEIN_K_RANGE],
            dtype=np.float64),
        bernstein_SDW_A=np.array(
            [result_A["bernstein_per_k"]["SDW"][f"k={k}"] for k in BERNSTEIN_K_RANGE],
            dtype=np.float64),
        bernstein_anomaly_A=np.array(
            [result_A["bernstein_per_k"]["anomaly"][f"k={k}"] for k in BERNSTEIN_K_RANGE],
            dtype=np.float64),
        # Convention B grid + values
        pass_grid_B=result_B["pass_grid"],
        value_grid_B=result_B["value_grid"],
        val_3a_B=np.array([result_B["val_3a"][r] for r in ATLAS_A_4], dtype=np.float64),
        val_3b_B=np.array([result_B["val_3b"][r] for r in ATLAS_A_4], dtype=np.float64),
        val_3c_B=np.array([result_B["val_3c"][r] for r in ATLAS_A_4], dtype=np.float64),
        val_3d_B=np.array([result_B["val_3d"][r] for r in ATLAS_A_4], dtype=np.float64),
        val_3e_B=np.array([result_B["val_3e"][r] for r in ATLAS_A_4], dtype=np.float64),
        bernstein_zeta_B=np.array(
            [result_B["bernstein_per_k"]["zeta"][f"k={k}"] for k in BERNSTEIN_K_RANGE],
            dtype=np.float64),
        bernstein_Zubarev_B=np.array(
            [result_B["bernstein_per_k"]["Zubarev"][f"k={k}"] for k in BERNSTEIN_K_RANGE],
            dtype=np.float64),
        bernstein_SDW_B=np.array(
            [result_B["bernstein_per_k"]["SDW"][f"k={k}"] for k in BERNSTEIN_K_RANGE],
            dtype=np.float64),
        bernstein_anomaly_B=np.array(
            [result_B["bernstein_per_k"]["anomaly"][f"k={k}"] for k in BERNSTEIN_K_RANGE],
            dtype=np.float64),
        # Aggregate
        n_sub_PASS_A=result_A["n_sub_PASS"],
        n_sub_INFO_A=result_A["n_sub_INFO"],
        n_sub_FAIL_A=result_A["n_sub_FAIL"],
        n_sub_PASS_B=result_B["n_sub_PASS"],
        n_sub_INFO_B=result_B["n_sub_INFO"],
        n_sub_FAIL_B=result_B["n_sub_FAIL"],
        # Verdict
        composite_A=composite_A,
        composite_B=composite_B,
        composite_match=composite_match,
        subgrid_match=subgrid_match,
        sc3c_only_match=sc3c_match,
        sc3c_flips=np.array(sc3c_flips, dtype=object),
        convention_tag=convention_tag,
        gate_verdict=gate_verdict,
        sign_verdict=sign_verdict,
        magnitude_verdict=magnitude_verdict,
        regime_verdict=regime_verdict,
        # Spectrum metadata
        L_max=L_MAX,
        L_max_xcheck=L_MAX_XCHECK,
        lam_min=lam_min,
        lam_max=lam_max,
        Lambda_cut=LAMBDA_CUT,
        n_distinct_L12=n_distinct,
        n_total_L12=n_total,
        # SHAs
        audit_sha256=audit_sha256,
        content_sha256=content_sha256,
    )
    print(f"[STEP F] Saved data: {npz_path}")

    # -----------------------------------------------------------------------
    # Step G — Plot side-by-side cascade verdict comparison
    # -----------------------------------------------------------------------
    png_path = THIS_DIR / "s88_w9_106_hbw_3c_convention_audit.png"  # (local)
    fig, (ax_A, ax_B) = plt.subplots(1, 2, figsize=(14, 5))
    color_map = {"PASS": 0, "INFO": 1, "FAIL": 2}
    cmap = ListedColormap(["#2ca02c", "#ffbb33", "#d62728"])

    for ax, result, title in [
        (ax_A, result_A, f"Conv A (W8-4 baseline; {CONVENTION_A_LABEL})\n"
                         f"composite={composite_A}  sub-FAIL={result_A['n_sub_FAIL']}/20"),
        (ax_B, result_B, f"Conv B (plan §W9-106; {CONVENTION_B_LABEL})\n"
                         f"composite={composite_B}  sub-FAIL={result_B['n_sub_FAIL']}/20"),
    ]:
        cell_colors = np.zeros((len(ATLAS_A_4), len(SUBCHANNELS)), dtype=int)
        for r in range(len(ATLAS_A_4)):
            for c in range(len(SUBCHANNELS)):
                cell_colors[r, c] = color_map[str(result["pass_grid"][r, c])]
        im = ax.imshow(cell_colors, cmap=cmap, vmin=0, vmax=2, aspect="auto")
        ax.set_xticks(range(len(SUBCHANNELS)))
        ax.set_xticklabels(SUBCHANNELS)
        ax.set_yticks(range(len(ATLAS_A_4)))
        ax.set_yticklabels(ATLAS_A_4)
        ax.set_xlabel("Sub-channel")
        ax.set_ylabel("Regulator")
        ax.set_title(title)
        for r in range(len(ATLAS_A_4)):
            for c in range(len(SUBCHANNELS)):
                vt = str(result["pass_grid"][r, c])
                vv = result["value_grid"][r, c]
                tx = f"{vv:.2e}" if abs(vv) < 1e6 else "INF"
                ax.text(c, r, f"{vt}\n{tx}", ha="center", va="center",
                        fontsize=7, color="white" if vt == "FAIL" else "black")
    fig.suptitle(f"{GATE_ID}\nconvention_tag={convention_tag}  gate_verdict={gate_verdict}",
                 fontsize=11)
    plt.tight_layout()
    plt.savefig(png_path, dpi=120)
    plt.close(fig)
    print(f"[STEP G] Saved plot: {png_path}")
    print()

    # -----------------------------------------------------------------------
    # Step H — Append verdict line + companion rows
    # -----------------------------------------------------------------------
    verdict_path = THIS_DIR / "s88_gate_verdicts.txt"  # (local)
    canonical_line = (
        f"{GATE_ID}: {gate_verdict} -- "
        f"value='convA={composite_A};convB={composite_B};tag={convention_tag};"
        f"sc3c_flips={','.join(sc3c_flips) if sc3c_flips else 'none'}' "
        f"scheme={SCHEME_TAG} convention={CONVENTION_TAG} "
        f"L_max={L_MAX} audit_sha256={audit_sha256} "
        f"content_sha256={content_sha256} schema_version={SCHEMA_VERSION}\n"
    )  # (local)
    companion_dual_sha = (
        f"# audit_sha256_short={audit_sha256[:16]} "
        f"content_sha256_short={content_sha256[:16]} "
        f"# {GATE_ID} dual-SHA companion row (W9a-99 split)\n"
    )  # (local)
    companion_3tuple = (
        f"# sign_verdict={sign_verdict} magnitude_verdict={magnitude_verdict} "
        f"regime_verdict={regime_verdict} "
        f"# {GATE_ID} 3-tuple annotation (S87 schema-v2)\n"
    )  # (local)
    companion_subgrid = (
        f"# subgrid_match={subgrid_match} sc3c_only_match={sc3c_match} "
        f"composite_match={composite_match} "
        f"# {GATE_ID} convention-comparison aggregate\n"
    )  # (local)
    with open(verdict_path, "a", encoding="utf-8") as fh:
        fh.write(canonical_line)
        fh.write(companion_dual_sha)
        fh.write(companion_3tuple)
        fh.write(companion_subgrid)
    print(f"[STEP H] Appended verdict line + 3 companion rows to: {verdict_path}")
    print()

    # -----------------------------------------------------------------------
    # Final summary
    # -----------------------------------------------------------------------
    print("=" * 78)
    print(f"VERDICT (gate): {gate_verdict}  ({convention_tag})")
    print(f"  composite_A: {composite_A}    composite_B: {composite_B}")
    print(f"  subgrid_match: {subgrid_match}  sc3c_only_match: {sc3c_match}")
    print(f"  sc3c flips (rows where 3c verdict differs): {sc3c_flips}")
    print(f"audit_sha256:   {audit_sha256}")
    print(f"content_sha256: {content_sha256}")
    print("=" * 78)

    return {
        "gate_verdict": gate_verdict,
        "convention_tag": convention_tag,
        "composite_A": composite_A,
        "composite_B": composite_B,
        "audit_sha256": audit_sha256,
        "content_sha256": content_sha256,
    }


if __name__ == "__main__":
    main()
